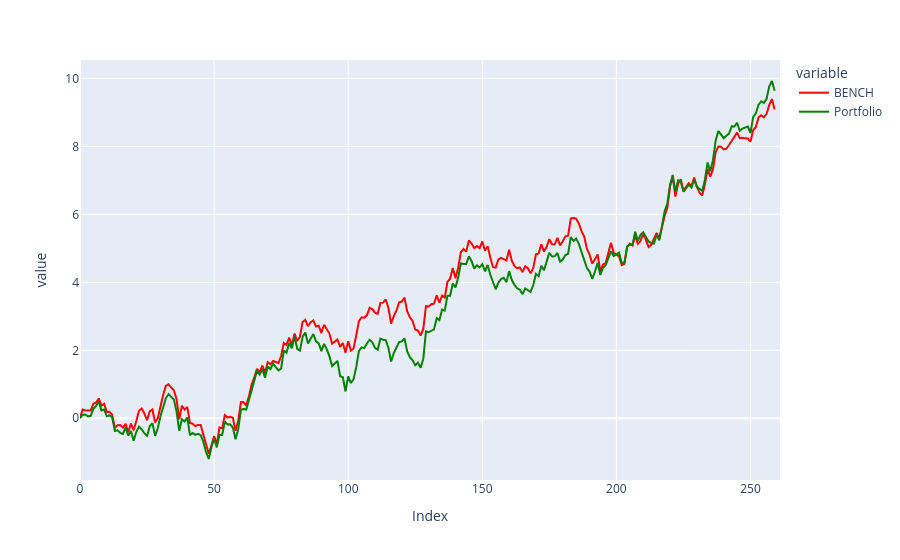

Write notebook code for a chart like this one.
### Code cell
AnnualizedDf=final[["Date","BENCH","Money"]]
AnnualizedDf['Date'] = pd.to_datetime(AnnualizedDf['Date'])
AnnualizedDf['Year'] = AnnualizedDf['Date'].dt.year



YearList=AnnualizedDf["Year"].unique()
BENCHAnnualized=pd.DataFrame(columns=YearList)
StratAnnualized=pd.DataFrame(columns=YearList)



for year in YearList:
  compteurPerYear=0
  for i in AnnualizedDf.index:
    if AnnualizedDf.loc[i,"Year"]==year:
      if compteurPerYear==0:
        BENCHAnnualized.loc[compteurPerYear,year]=AnnualizedDf.loc[i,"BENCH"]
        StratAnnualized.loc[compteurPerYear,year]=AnnualizedDf.loc[i,"Money"]
      else :
        BENCHAnnualized.loc[compteurPerYear,year]=AnnualizedDf.loc[i,"BENCH"]/BENCHAnnualized.loc[0,year]*100-100
        StratAnnualized.loc[compteurPerYear,year]=AnnualizedDf.loc[i,"Money"]/StratAnnualized.loc[0,year]*100-100
      compteurPerYear+=1

for year in YearList:
  BENCHAnnualized.loc[0,year]=BENCHAnnualized.loc[0,year]/BENCHAnnualized.loc[0,year]*100-100
  StratAnnualized.loc[0,year]=StratAnnualized.loc[0,year]/StratAnnualized.loc[0,year]*100-100



BENCHAvg=[]
StratAvg=[]
for i in BENCHAnnualized.index:
  sumBENCH=0
  sumStrat=0
  for year in BENCHAnnualized.columns:
    sumBENCH+=BENCHAnnualized.loc[i,year]
    sumStrat+=StratAnnualized.loc[i,year]
  BENCHAvg.append(sumBENCH/len(YearList))
  StratAvg.append(sumStrat/len(YearList))

BENCHAnnualized=BENCHAnnualized.drop(columns=[2024]) #too much nan
StratAnnualized=StratAnnualized.drop(columns=[2024])

BENCHAvg=[]
StratAVG=[]

for i in BENCHAnnualized.index:
  sumBENCH=0
  sumStrat=0
  for year in BENCHAnnualized.columns:
    sumBENCH+=BENCHAnnualized.loc[i,year]
    sumStrat+=StratAnnualized.loc[i,year]
  BENCHAvg.append(sumBENCH/len(YearList))
  StratAVG.append(sumStrat/len(YearList))

dff = pd.DataFrame({"Index": (range(len(BENCHAvg))),"Portfolio": StratAVG,"BENCH": BENCHAvg})


fig = px.line(dff, x="Index", y=["BENCH","Portfolio"], color_discrete_map={"BENCH": "red","Portfolio": "green"})
fig.show()

### Figure 1 — Plotly figure (JSON) as saved in the notebook; plotly's stock layout.template omitted (floating-point values rounded to 4 significant figures; data arrays with more than 128 entries replaced by an {"elided": "..."} marker saying what was removed)
{"data": [{"hovertemplate": "variable=BENCH<br>Index=%{x}<br>value=%{y}<extra></extra>", "legendgroup": "BENCH", "line": {"color": "red", "dash": "solid"}, "marker": {"symbol": "circle"}, "mode": "lines", "name": "BENCH", "orientation": "v", "showlegend": true, "x": {"elided": "262 int values"}, "xaxis": "x", "y": {"elided": "262 float values"}, "yaxis": "y", "type": "scatter"}, {"hovertemplate": "variable=Portfolio<br>Index=%{x}<br>value=%{y}<extra></extra>", "legendgroup": "Portfolio", "line": {"color": "green", "dash": "solid"}, "marker": {"symbol": "circle"}, "mode": "lines", "name": "Portfolio", "orientation": "v", "showlegend": true, "x": {"elided": "262 int values"}, "xaxis": "x", "y": {"elided": "262 float values"}, "yaxis": "y", "type": "scatter"}], "layout": {"xaxis": {"anchor": "y", "domain": [0.0, 1.0], "title": {"text": "Index"}}, "yaxis": {"anchor": "x", "domain": [0.0, 1.0], "title": {"text": "value"}}, "legend": {"title": {"text": "variable"}, "tracegroupgap": 0}, "margin": {"t": 60}}}
